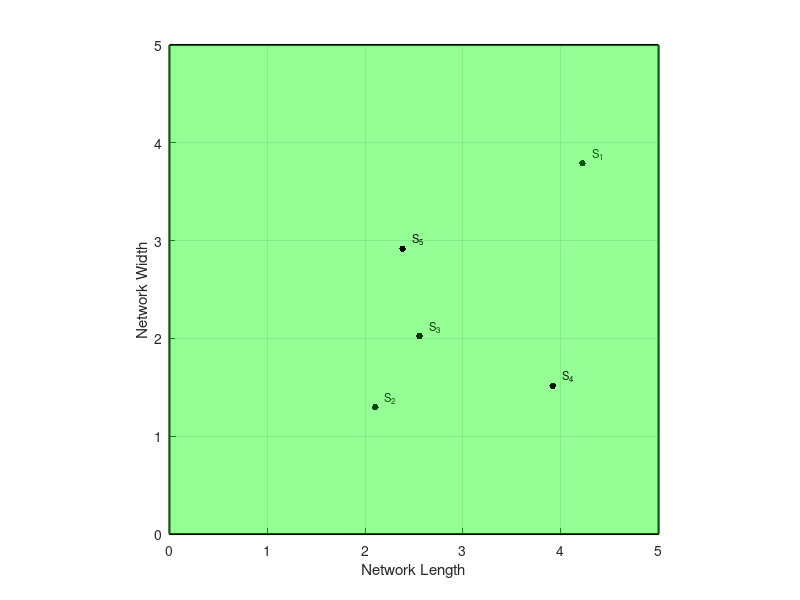

Here is the MATLAB script that generated this plot: (Note: this script raises an error after producing the figure.)
clc; clear; close all;
rng('default');
no_nodes = input('Enter the number of nodes: ');
net_length = input('Enter the Length of the network: ');
net_width = input('Enter the width of the network: ');
Rs = 20; % Sensing range radius
Rc = 2 * Rs; % communication range (currently unused for plotting, but good to define)
Ni = cell(no_nodes, 1); % Each cell holds sensing neighbors
x_loc = zeros(1, no_nodes);
y_loc = zeros(1, no_nodes);
node_id = zeros(1, no_nodes);
figure;
hold on;
grid on;
axis equal;
xlim([0 net_length]); % Set x-axis limits
ylim([0 net_width]);  % Set y-axis limits
xlabel('Network Length');
ylabel('Network Width');
% Explicitly draw the network boundary
plot([0 net_length net_length 0 0], [0 0 net_width net_width 0], 'k-', 'LineWidth', 1.5); % Black border
for i = 1:no_nodes
  x_loc(i) = net_length * rand;
  y_loc(i) = net_width * rand;
  node_id(i) = i;
 
  % Plot sensing range as a blue circle (replacing the rectangle)
  theta = linspace(0, 2*pi, 100); % For a smooth circle
  circle_x = x_loc(i) + Rs * cos(theta);
  circle_y = y_loc(i) + Rs * sin(theta);
  fill(circle_x, circle_y, 'g', 'FaceAlpha', 0.1, 'EdgeColor','b', 'LineWidth',1);
 
  plot(x_loc(i), y_loc(i), 'k.', 'MarkerSize', 15);
  text(x_loc(i) + 0.02 * net_length, y_loc(i) + 0.02 * net_width, ...
      ['S_{', num2str(i), '}'], 'Interpreter', 'tex', 'Color', 'k', 'FontSize', 8);
 
  pause(0.1);
end

% =========================================================================
% --- START OF THE ITERATIVE RESTORATION LOOP (CIRCUMCENTER METHOD) ---
% =========================================================================




% =========================================================================
% --- SETUP FOR ITERATIVE RESTORATION ---
% =========================================================================
% Define the control parameters for the iterative loop
TARGET_COVERAGE_PERCENT = 98.0;
MAX_ITERATIONS = 10; % A safe limit to prevent infinite loops
% --- Data Collection for Plotting ---
iteration_data = [];
coverage_per_iteration = [];
nodes_added_per_iteration = [];
iteration_count = 0;

% Store the initial number of nodes for the final report
no_nodes_initial = length(x_loc); 

% =========================================================================
% --- START OF THE ITERATIVE RESTORATION LOOP (CIRCUMCENTER METHOD) ---
% =========================================================================
while true % Loop will be broken from the inside
    iteration_count = iteration_count + 1;
    fprintf('\n\n====================================================\n');
    fprintf('--- Starting Restoration Iteration #%d ---\n', iteration_count);
    
    no_nodes_current = length(x_loc); % Use the CURRENT number of nodes
    fprintf('Current node count: %d\n', no_nodes_current);

    % --- Analyze Current Network State ---
    stats_current = calculateKCoverage(x_loc, y_loc, Rs, net_length, net_width);
    current_coverage_percent = stats_current.k_covered_percentage;
    fprintf('Current Coverage (k>=1): %.2f%%\n', current_coverage_percent);

    % --- Check Stopping Conditions ---
    if current_coverage_percent >= TARGET_COVERAGE_PERCENT
        fprintf('\nTarget coverage of %.2f%% reached. Stopping iterations.\n', TARGET_COVERAGE_PERCENT);
        break;
    end
    
    if iteration_count > MAX_ITERATIONS
        fprintf('\nMaximum number of iterations (%d) reached. Stopping.\n', MAX_ITERATIONS);
        break;
    end
    
    % --- HOLE RESTORATION STAGE (CIRCUMCENTER METHOD) ---
    
    % Step 1: Find all uncovered holes using the paper's method.
    hole_centers = findHoles_Circumcenter(x_loc, y_loc, Rs);
    
    if isempty(hole_centers)
        fprintf('No more valid holes found to restore. Stopping iterations.\n');
        break;
    end
    
    % Step 2: Attempt to deploy a new node at each identified hole center.
    x_loc_after = x_loc;
    y_loc_after = y_loc;
    nodes_deployed_this_iteration = 0;
    
    for i = 1:size(hole_centers, 1)
        potential_center = hole_centers(i, :);
        
        % Use the same 50% boundary check for fair comparison
        coverage_in_wsn = estimateCoverageInWSN(potential_center, Rs, net_length, net_width);
        
        if coverage_in_wsn >= 0.5
            % Add the new node's location to a temporary list
            x_loc_after(end+1) = potential_center(1);
            y_loc_after(end+1) = potential_center(2);
            nodes_deployed_this_iteration = nodes_deployed_this_iteration + 1;
            
            % Plot the new node immediately using a distinct professional style
            % For the baseline, we'll use magenta squares to distinguish them
            % from your Apollonius algorithm's blue triangles.
            plot(potential_center(1), potential_center(2), 'ms', 'MarkerSize', 6, 'MarkerFaceColor', 'm');
            theta = linspace(0, 2*pi, 100);
            fill(potential_center(1) + Rs*cos(theta), potential_center(2) + Rs*sin(theta), [1.0 0.8 0.9], 'FaceAlpha', 0.7, 'EdgeColor', 'm', 'LineWidth', 1.5);
        end
    end
    
    fprintf('Deployed %d new nodes in this iteration.\n', nodes_deployed_this_iteration);
    
    % Update the main node list for the next pass
    x_loc = x_loc_after;
    y_loc = y_loc_after;
    % --- Record data for this iteration's plot ---
    stats_after_pass = calculateKCoverage(x_loc_after, y_loc_after, Rs, net_length, net_width);
    coverage_after_pass = stats_after_pass.k_covered_percentage;
    
    coverage_gained_this_iteration = coverage_after_pass - current_coverage_percent;
    
    iteration_data(end+1, :) = [iteration_count, nodes_deployed_this_iteration, coverage_gained_this_iteration];
    drawnow; % Update the plot to show the new nodes

    if nodes_deployed_this_iteration == 0
        fprintf('Could not deploy any new valid nodes. Stopping iterations.\n');
        break;
    end
end % This is the end for the 'while true' loop

% =========================================================================
% --- FINAL SUMMARY REPORT ---
% =========================================================================
fprintf('\n\n====================================================\n');
fprintf('--- FINAL RESTORATION SUMMARY (Circumcenter Method) ---\n');
fprintf('Algorithm stopped after %d restoration iteration(s).\n', iteration_count - 1);
total_nodes_added = length(x_loc) - no_nodes_initial;
fprintf('Total initial nodes: %d\n', no_nodes_initial);
fprintf('Total new nodes added: %d\n', total_nodes_added);
fprintf('Final total nodes: %d\n', length(x_loc));
final_stats = calculateKCoverage(x_loc, y_loc, Rs, net_length, net_width);
fprintf('Final Coverage (k>=1): %.2f%%\n', final_stats.k_covered_percentage);
fprintf('Final Hole Area (k=0): %.2f%%\n', 100 - final_stats.k_covered_percentage);
fprintf('====================================================\n');

hold off;






% =========================================================================
% --- FINAL SUMMARY REPORT ---
% =========================================================================
fprintf('\n\n====================================================\n');
fprintf('--- FINAL RESTORATION SUMMARY (Circumcenter Method) ---\n');
fprintf('Algorithm stopped after %d restoration iteration(s).\n', iteration_count - 1);
no_nodes_initial = no_nodes;
total_nodes_added = length(x_loc) - no_nodes_initial;
fprintf('Total initial nodes: %d\n', no_nodes_initial);
fprintf('Total new nodes added: %d\n', total_nodes_added);
fprintf('Final total nodes: %d\n', length(x_loc));
final_stats = calculateKCoverage(x_loc, y_loc, Rs, net_length, net_width);
fprintf('Final Coverage (k>=1): %.2f%%\n', final_stats.k_covered_percentage);
fprintf('Final Hole Area (k=0): %.2f%%\n', 100 - final_stats.k_covered_percentage);
fprintf('====================================================\n');

hold off;
 
function sorted_points = sortPointsClockwise(points, center_x, center_y)
  % Sorts a set of 2D points (Nx2 matrix) in clockwise order around a given center.
  % If center is not provided, it uses the centroid of the points.
  if nargin < 2
      % Calculate centroid if no center is provided
      center_x = mean(points(:,1));
      center_y = mean(points(:,2));
  end
  % Calculate angles relative to the center
  angles = atan2(points(:,2) - center_y, points(:,1) - center_x);
   angles_positive = mod(angles, 2*pi); % Convert to [0, 2*pi]
  [~, sort_idx] = sort(angles_positive, 'descend'); % Sort descending for clockwise
  sorted_points = points(sort_idx, :);
end
function is_closed = isLoopClosed(points_sequence, tolerance)
   if isempty(points_sequence) || size(points_sequence, 1) < 2
      is_closed = false;
      return;
  end
   if nargin < 2
      tolerance = 1e-9;
  end
  first_point = points_sequence(1, :);
  last_point = points_sequence(end, :);
  distance = sqrt((first_point(1) - last_point(1))^2 + (first_point(2) - last_point(2))^2);
  is_closed = distance < tolerance;
end
function hole_type = Hole_Type(points_set, node_x, node_y)
  % Implements Algorithm 4, lines 31-35.
  % points_set: CIPL or CIPU set for a specific node (Nx2 matrix)
  % node_x, node_y: Coordinates of the current sensor node (Si)
  hole_type = 'None'; % Default: No hole detected for this set
  if isempty(points_set)
      return;
  end
  % Arrange points in clockwise order around the current node as a reference
  % The paper implies ordering based on the "line connecting to the location of any two neighboring sensors"
  % A simple approach for ordering points that define a 'hole' is around their centroid.
  % However, the paper's description suggests it's from the perspective of Si.
  % Let's use the node's location as a reference point for sorting.
  sorted_points = sortPointsClockwise(points_set, node_x, node_y);
  % Check if the initial and terminal points are the same (forms a loop)
  if isLoopClosed(sorted_points)
      hole_type = 'Bounded';
  else
      hole_type = 'Unbounded';
  end
end
% --- Functions below ---
function isBorder = isBorderSensor(x, y, net_length, net_width, Rs)
  isBorder = (x - Rs <= 0) || (x + Rs >= net_length) || (y - Rs <= 0) || (y + Rs >= net_width);
end
function points = circleIntersections(x1, y1, x2, y2, r)
  d = sqrt((x2 - x1)^2 + (y2 - y1)^2);
  if d >= 2*r || d == 0 || d <= abs(r - r)
      points = [];
      return;
  end
  a = (r^2 - r^2 + d^2) / (2*d);
  h = sqrt(r^2 - a^2);
  xm = x1 + a * (x2 - x1) / d;
  ym = y1 + a * (y2 - y1) / d;
  rx = -(y2 - y1) * (h / d);
  ry = -(x2 - x1) * (h / d);
  points = [
      xm + rx, ym - ry;
      xm - rx, ym + ry
  ];
end
function [Pi, CIPL, CIPU] = computeCP_and_CIP(i, x_loc, y_loc, Ni, Rs, net_length, net_width)
  Pi = [];   % Initialize Pi (Critical Intersection Points) for node i
  CIPL = []; % Initialize CIPL (CIPs Below Line) for node i
  CIPU = []; % Initialize CIPU (CIPs Upper Line) for node i
  xi = x_loc(i);
  yi = y_loc(i);
  % --- Step 1-7: Check for Border Sensor Intersection Points ---
  if isBorderSensor(xi, yi, net_length, net_width, Rs)
      border_intersections = borderIntersections(xi, yi, Rs, net_length, net_width);
      for p_idx = 1:size(border_intersections, 1)
          p = border_intersections(p_idx, :);
        
          if ~isCoveredByAnyNeighbor(p, i, Ni{i}, x_loc, y_loc, Rs)
              Pi = [Pi; p]; % p is a CIP
              % A border intersection point is considered a CIP (Pi) if it's
              % not covered by any *other* neighbor.
              % Algorithm 3 (Localization) does NOT apply to border CIPs,
              % only to CIPs formed by intersections of two sensor circles.
          end
      end
  end
  % --- Step 8-20: Scan all members of Ni for intersection points with node i ---
  for j = Ni{i} % Iterate through each neighbor 'j' of node 'i'
      xj = x_loc(j);
      yj = y_loc(j);
    
      % Find intersection points of node i's sensing circle with node j's sensing circle
      inter_pts = circleIntersections(xi, yi, xj, yj, Rs);
    
      for p_idx = 1:size(inter_pts, 1)
          p = inter_pts(p_idx, :);
        
          % Check if the intersection point 'p' is covered by any other neighbor 'Sk' (k != i, k != j)
          if ~isCoveredByAnotherSpecificNeighbor(p, i, j, Ni{i}, x_loc, y_loc, Rs)
              Pi = [Pi; p]; % p is a Critical Intersection Point (CIP)
            
              % --- Algorithm 3: Localization of CIP ---
              % Check the location of this CIP with respect to the line Lij (connecting Si and Sj)
              status = isAboveLine(p(1), p(2), xi, yi, xj, yj); % Pass point coordinates and line endpoints
            
              if strcmp(status, 'above')
                  CIPU = [CIPU; p]; % Assign CIP to CIPU (Upper)
              elseif strcmp(status, 'below')
                  CIPL = [CIPL; p]; % Assign CIP to CIPL (Lower)
            
              end
              % --- End Algorithm 3 Localization ---
          end
      end
  end
  % Post-processing: Remove any duplicate CIPs, CPs, CIPLs, and CIPUs.
  % Use 'uniquetol' for robust comparison of floating-point coordinates.
  if ~isempty(Pi)
      Pi = uniquetol(Pi, 1e-9, 'ByRows', true);
  end
 
  if ~isempty(CIPL)
      CIPL = uniquetol(CIPL, 1e-9, 'ByRows', true);
  end
  if ~isempty(CIPU)
      CIPU = uniquetol(CIPU, 1e-9, 'ByRows', true);
  end
end
function pts = borderIntersections(x, y, r, net_length, net_width)
  pts = [];
   if (x - r <= 0) && (x + r >= 0) % Check if circle potentially crosses or touches x=0
      delta_x = abs(x - 0);
      if delta_x <= r % If it's not just tangent at (0,y) or outside
          dy = sqrt(r^2 - delta_x^2);
          p1 = [0, y - dy];
          p2 = [0, y + dy];
          % Add points if they are within the y-bounds of the network
          if p1(2) >= 0 && p1(2) <= net_width
              pts = [pts; p1];
          end
          if dy ~= 0 && p2(2) >= 0 && p2(2) <= net_width
              pts = [pts; p2];
          end
      end
  end
  % Intersection with Right Boundary (x_line = net_length)
  if (x + r >= net_length) && (x - r <= net_length) % Check if circle potentially crosses or touches x=net_length
      delta_x = abs(x - net_length);
      if delta_x <= r
          dy = sqrt(r^2 - delta_x^2);
          p1 = [net_length, y - dy];
          p2 = [net_length, y + dy];
          if p1(2) >= 0 && p1(2) <= net_width
              pts = [pts; p1];
          end
          if dy ~= 0 && p2(2) >= 0 && p2(2) <= net_width
              pts = [pts; p2];
          end
      end
  end
   % Intersection with Bottom Boundary (y_line = 0)
  if (y - r <= 0) && (y + r >= 0) % Check if circle potentially crosses or touches y=0
      delta_y = abs(y - 0);
      if delta_y <= r
          dx = sqrt(r^2 - delta_y^2);
          p1 = [x - dx, 0];
          p2 = [x + dx, 0];
          if p1(1) >= 0 && p1(1) <= net_length
              pts = [pts; p1];
          end
          if dx ~= 0 && p2(1) >= 0 && p2(1) <= net_length
              pts = [pts; p2];
          end
      end
  end
  % Intersection with Top Boundary (y_line = net_width)
  if (y + r >= net_width) && (y - r <= net_width) % Check if circle potentially crosses or touches y=net_width
      delta_y = abs(y - net_width);
      if delta_y <= r
          dx = sqrt(r^2 - delta_y^2);
          p1 = [x - dx, net_width];
          p2 = [x + dx, net_width];
          if p1(1) >= 0 && p1(1) <= net_length
              pts = [pts; p1];
          end
          if dx ~= 0 && p2(1) >= 0 && p2(1) <= net_length
              pts = [pts; p2];
          end
      end
  end
  % Remove duplicate points and points slightly outside the boundary due to floating point
  if ~isempty(pts)
      pts = uniquetol(pts, 1e-9, 'ByRows', true); % Use uniquetol for robustness
      % Further filter to ensure points are strictly within or on the boundary
      pts = pts(pts(:,1) >= 0 & pts(:,1) <= net_length & pts(:,2) >= 0 & pts(:,2) <= net_width, :);
  end
end
% NEW FUNCTION: isCoveredByPoint
function covered = isCoveredByPoint(point, sensor_x, sensor_y, sensor_r)
  % Checks if a given point is within the sensing range of a sensor.
  % point: [px, py]
  % sensor_x, sensor_y: coordinates of the covering sensor
  % sensor_r: sensing radius of the covering sensor
  d = sqrt((point(1) - sensor_x)^2 + (point(2) - sensor_y)^2);
  covered = (d <= sensor_r);
end
function covered = isCoveredByAnyNeighbor(point, current_node_idx, neighbors_list, x_loc, y_loc, Rs)
   covered = false;
  for k_val = neighbors_list % Iterate through actual neighbor IDs
   
      if (k_val ~= current_node_idx) % Ensure we're not checking the current node itself (which is Si)
           if isCoveredByPoint(point, x_loc(k_val), y_loc(k_val), Rs)
              covered = true;
              return;
          end
      end
  end
end
% NEW FUNCTION: isCoveredByAnotherSpecificNeighbor (for circle-circle points)
function covered = isCoveredByAnotherSpecificNeighbor(point, Si_idx, Sj_idx, neighbors_list, x_loc, y_loc, Rs)
  % Checks if 'point' (an intersection of Si and Sj) is covered by a neighbor Sk.
  % Sk must be a member of neighbors_list, but not Si_idx or Sj_idx.
  covered = false;
  for k_val = neighbors_list % Iterate through actual neighbor IDs
      % k must be distinct from both the current node (Si) and the neighbor (Sj) that formed the intersection.
      if (k_val ~= Si_idx) && (k_val ~= Sj_idx)
          if isCoveredByPoint(point, x_loc(k_val), y_loc(k_val), Rs)
              covered = true;
              return;
          end
      end
  end
end
function status = isAboveLine(point_x, point_y, x1, y1, x2, y2)
  tolerance = 1e-9;
  % Case 1: Vertical Line (x1 == x2)
  if abs(x2 - x1) < tolerance
      if abs(point_x - x1) < tolerance % Point is on the vertical line
          status = 'on';
      elseif point_x > x1 % Point is to the right of the vertical line
          status = 'above'; % Convention for vertical lines in this context
      else % Point is to the left of the vertical line
          status = 'below'; % Convention for vertical lines in this context
      end
  % Case 2: Horizontal Line (y1 == y2)
  elseif abs(y2 - y1) < tolerance
      if abs(point_y - y1) < tolerance % Point is on the horizontal line
          status = 'on';
      elseif point_y > y1
          status = 'above';
      else
          status = 'below';
      end
  % Case 3: Sloped Line
  else
      % Calculate the y-coordinate on the line at 'point_x'
      % y = m*x + b, where m = (y2-y1)/(x2-x1) and b = y1 - m*x1
      y_on_line = y1 + (point_x - x1) * (y2 - y1) / (x2 - x1);
      if point_y > y_on_line + tolerance
          status = 'above';
      elseif point_y < y_on_line - tolerance
          status = 'below';
      else
          status = 'on';
      end
  end
end
% --- NEW FUNCTION: calculateAngle ---
function angle_rad = calculateAngle(S1_x, S1_y, p1_x, p1_y, p2_x, p2_y)
  % Calculates the angle between two vectors S1->p1 and S1->p2.
  % S1: center point (sensor node)
  % p1, p2: end points of the vectors (CIPs)
   vec_S1p1 = [p1_x - S1_x, p1_y - S1_y];
  vec_S1p2 = [p2_x - S1_x, p2_y - S1_y];
   dot_product = dot(vec_S1p1, vec_S1p2);
  magnitude_S1p1 = norm(vec_S1p1);
  magnitude_S1p2 = norm(vec_S1p2);
   % Avoid division by zero or NaN if points are coincident
  if magnitude_S1p1 == 0 || magnitude_S1p2 == 0
      angle_rad = 0; % Or handle as an error, depending on desired behavior
      return;
  end
   cosine_theta = dot_product / (magnitude_S1p1 * magnitude_S1p2);
   % Ensure cosine_theta is within the valid range [-1, 1] to prevent issues with acos due to floating point inaccuracies
  cosine_theta = max(-1, min(1, cosine_theta));
   angle_rad = acos(cosine_theta);
end
% --- REVISED AND CORRECTED isArcCovered FUNCTION ---
% --- FINAL, CORRECT isArcCovered FUNCTION ---
function covered = isArcCovered(S1_center, p_start, p_end, Rs, neighbor_centers)
% Determines if an arc is "covered" by checking if its midpoint is covered
% by any neighboring node's sensing disc.
   covered = false; % Assume the arc is UNCOVERED by default.
   % If there are no neighbors, no arcs can be covered by them.
   if isempty(neighbor_centers)
       return;
   end
  
   % --- Step 1: Calculate the geometric midpoint of the arc ---
   % Create vectors from the center to the start and end points of the arc
   vec_start = p_start - S1_center;
   vec_end = p_end - S1_center;
  
   % The vector to the midpoint is the sum of these two vectors.
   vec_mid = vec_start + vec_end;
  
   % Handle the rare case where the arc is a perfect 180 degrees.
   if norm(vec_mid) < 1e-9
       vec_mid = [-vec_start(2), vec_start(1)]; % Use a perpendicular vector
   end
   midpoint_on_circle = S1_center + Rs * (vec_mid / norm(vec_mid));
  
   % --- Step 2: Check if this single midpoint is covered by any neighbor ---
   for k = 1:size(neighbor_centers, 1)
       neighbor_center = neighbor_centers(k, :);
      
       dist_to_neighbor = sqrt((midpoint_on_circle(1) - neighbor_center(1))^2 + (midpoint_on_circle(2) - neighbor_center(2))^2);
      
       if dist_to_neighbor <= Rs + 1e-9 % Add tolerance for floating point
           covered = true;
           return; % The arc is COVERED. Exit immediately.
       end
   end
end
% =========================================================================
% --- HELPER FUNCTION FOR THE BASELINE ALGORITHM ---
% =========================================================================
function hole_centers = findHoles_Circumcenter(x_loc, y_loc, Rs)
% Implements the hole detection method from the research paper.
% Identifies coverage holes by finding Delaunay triangles whose circumcircles
% are larger than the sensing range.

    hole_centers = [];
    if length(x_loc) < 3
        return;
    end

    fprintf('Finding holes using Delaunay circumcenter method...\n');
    
    % Perform Delaunay triangulation on ALL current nodes
    dt = delaunayTriangulation(x_loc', y_loc');
    
    % Get the circumcenter and circumradius for every triangle
    % The circumcenter function is built into MATLAB.
    [cc, rc] = circumcenter(dt);
    
    uncovered_centers = [];
    
    % Iterate through every triangle to check for holes
    for i = 1:size(cc, 1)
        % Condition from paper: A potential hole exists if the circumradius
        % is larger than the sensor's sensing radius.
        if rc(i) > Rs
            potential_hole_center = cc(i, :);
            
            % Now, we must check if this potential hole is already covered
            % by a nearby node (a crucial step for iterative algorithms).
            is_covered = false;
            for k = 1:length(x_loc)
                % If the distance from the potential hole center to any
                % existing node is less than Rs, it's already covered.
                if norm(potential_hole_center - [x_loc(k), y_loc(k)]) <= Rs
                    is_covered = true;
                    break; % This spot is covered, no need to check other nodes
                end
            end
            
            % If, after checking all nodes, the spot is still uncovered,
            % then it is a true hole.
            if ~is_covered
                uncovered_centers(end+1, :) = potential_hole_center;
            end
        end
    end
    
    % Remove duplicate hole centers that might be found
    if ~isempty(uncovered_centers)
        hole_centers = uniquetol(uncovered_centers, 1e-6, 'ByRows', true);
    end
    
    fprintf('Found %d potential holes to heal.\n', size(hole_centers, 1));
end

% =========================================================================
% --- HELPER FUNCTION FOR AREA-BASED BOUNDARY CHECK ---
% =========================================================================
function coverage_ratio = estimateCoverageInWSN(center, radius, net_length, net_width)
% Estimates the percentage of a circle's area that is inside the WSN
% boundaries using a Monte Carlo method.

    num_samples = 10000; % Increase for more accuracy, decrease for more speed.
    
    % Define the bounding box for the circle
    x_min = center(1) - radius;
    x_max = center(1) + radius;
    y_min = center(2) - radius;
    y_max = center(2) + radius;
    
    % Generate random points within the circle's bounding box
    rand_x = x_min + (x_max - x_min) * rand(num_samples, 1);
    rand_y = y_min + (y_max - y_min) * rand(num_samples, 1);
    
    % Calculate the squared distance from the center to each random point
    dist_sq = (rand_x - center(1)).^2 + (rand_y - center(2)).^2;
    
    % Find which points are actually inside the circle
    is_in_circle_mask = dist_sq <= radius^2;
    points_in_circle = sum(is_in_circle_mask);
    
    if points_in_circle == 0
        coverage_ratio = 0;
        return;
    end
    
    % Of the points inside the circle, find which are also inside the WSN
    in_circle_x = rand_x(is_in_circle_mask);
    in_circle_y = rand_y(is_in_circle_mask);
    
    is_in_wsn_mask = in_circle_x >= 0 & in_circle_x <= net_length & ...
                       in_circle_y >= 0 & in_circle_y <= net_width;
                       
    points_in_wsn = sum(is_in_wsn_mask);
    
    % Calculate the ratio
    coverage_ratio = points_in_wsn / points_in_circle;
end
